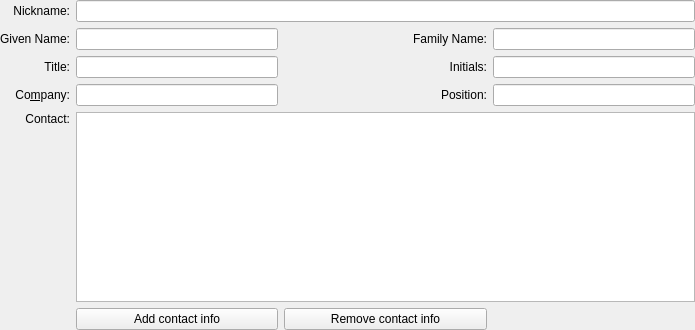
<?xml version="1.0" encoding="UTF-8"?>
<ui version="4.0">
 <author>
    SPDX-FileCopyrightText: none
    SPDX-License-Identifier: GPL-3.0-or-later
  </author>
 <class>KoConfigAuthorPage</class>
 <widget class="QWidget" name="KoConfigAuthorPage">
  <property name="geometry">
   <rect>
    <x>0</x>
    <y>0</y>
    <width>695</width>
    <height>330</height>
   </rect>
  </property>
  <layout class="QGridLayout" name="gridLayout">
   <property name="leftMargin">
    <number>0</number>
   </property>
   <property name="topMargin">
    <number>0</number>
   </property>
   <property name="rightMargin">
    <number>0</number>
   </property>
   <property name="bottomMargin">
    <number>0</number>
   </property>
   <item row="2" column="3">
    <widget class="QLineEdit" name="leInitials">
     <property name="sizePolicy">
      <sizepolicy hsizetype="Expanding" vsizetype="Fixed">
       <horstretch>1</horstretch>
       <verstretch>0</verstretch>
      </sizepolicy>
     </property>
    </widget>
   </item>
   <item row="3" column="1">
    <widget class="QLineEdit" name="leCompany"/>
   </item>
   <item row="2" column="2">
    <widget class="QLabel" name="lblInitialsDesc">
     <property name="text">
      <string>Initials:</string>
     </property>
     <property name="alignment">
      <set>Qt::AlignRight|Qt::AlignTrailing|Qt::AlignVCenter</set>
     </property>
     <property name="buddy">
      <cstring>leInitials</cstring>
     </property>
    </widget>
   </item>
   <item row="3" column="2">
    <widget class="QLabel" name="lblPositionDesc">
     <property name="text">
      <string comment="Job Position">Position:</string>
     </property>
     <property name="alignment">
      <set>Qt::AlignRight|Qt::AlignTrailing|Qt::AlignVCenter</set>
     </property>
     <property name="buddy">
      <cstring>lePosition</cstring>
     </property>
    </widget>
   </item>
   <item row="1" column="3">
    <widget class="QLineEdit" name="leLastName"/>
   </item>
   <item row="1" column="1">
    <widget class="QLineEdit" name="leFirstName"/>
   </item>
   <item row="1" column="0">
    <widget class="QLabel" name="lblFirst">
     <property name="text">
      <string>Given Name:</string>
     </property>
     <property name="alignment">
      <set>Qt::AlignRight|Qt::AlignTrailing|Qt::AlignVCenter</set>
     </property>
    </widget>
   </item>
   <item row="3" column="3">
    <widget class="QLineEdit" name="lePosition"/>
   </item>
   <item row="0" column="1" colspan="3">
    <widget class="QLineEdit" name="leNickName">
     <property name="sizePolicy">
      <sizepolicy hsizetype="Expanding" vsizetype="Fixed">
       <horstretch>1</horstretch>
       <verstretch>0</verstretch>
      </sizepolicy>
     </property>
    </widget>
   </item>
   <item row="2" column="0">
    <widget class="QLabel" name="lblTitleDesc">
     <property name="text">
      <string comment="Contact title">Title:</string>
     </property>
     <property name="alignment">
      <set>Qt::AlignRight|Qt::AlignTrailing|Qt::AlignVCenter</set>
     </property>
     <property name="buddy">
      <cstring>leTitle</cstring>
     </property>
    </widget>
   </item>
   <item row="2" column="1">
    <widget class="QLineEdit" name="leTitle"/>
   </item>
   <item row="0" column="0">
    <widget class="QLabel" name="fullNameLabel">
     <property name="text">
      <string>Nickname:</string>
     </property>
     <property name="alignment">
      <set>Qt::AlignRight|Qt::AlignTrailing|Qt::AlignVCenter</set>
     </property>
    </widget>
   </item>
   <item row="3" column="0">
    <widget class="QLabel" name="lblCompanyDesc">
     <property name="text">
      <string>Co&amp;mpany:</string>
     </property>
     <property name="alignment">
      <set>Qt::AlignRight|Qt::AlignTrailing|Qt::AlignVCenter</set>
     </property>
     <property name="buddy">
      <cstring>leCompany</cstring>
     </property>
    </widget>
   </item>
   <item row="1" column="2">
    <widget class="QLabel" name="LabelFamily">
     <property name="text">
      <string>Family Name:</string>
     </property>
     <property name="alignment">
      <set>Qt::AlignRight|Qt::AlignTrailing|Qt::AlignVCenter</set>
     </property>
    </widget>
   </item>
   <item row="5" column="1">
    <widget class="QPushButton" name="btnAdd">
     <property name="text">
      <string>Add contact info</string>
     </property>
    </widget>
   </item>
   <item row="5" column="2">
    <widget class="QPushButton" name="btnRemove">
     <property name="text">
      <string>Remove contact info</string>
     </property>
    </widget>
   </item>
   <item row="4" column="0">
    <widget class="QLabel" name="label">
     <property name="text">
      <string>Contact:</string>
     </property>
     <property name="alignment">
      <set>Qt::AlignRight|Qt::AlignTop|Qt::AlignTrailing</set>
     </property>
    </widget>
   </item>
   <item row="4" column="1" colspan="3">
    <widget class="QTableView" name="tblContactInfo">
     <property name="dragDropOverwriteMode">
      <bool>false</bool>
     </property>
     <property name="cornerButtonEnabled">
      <bool>false</bool>
     </property>
     <attribute name="horizontalHeaderStretchLastSection">
      <bool>true</bool>
     </attribute>
     <attribute name="verticalHeaderVisible">
      <bool>false</bool>
     </attribute>
     <attribute name="verticalHeaderStretchLastSection">
      <bool>false</bool>
     </attribute>
    </widget>
   </item>
   <item row="6" column="0" colspan="4">
    <spacer>
     <property name="orientation">
      <enum>Qt::Vertical</enum>
     </property>
     <property name="sizeHint" stdset="0">
      <size>
       <width>20</width>
       <height>0</height>
      </size>
     </property>
    </spacer>
   </item>
  </layout>
 </widget>
 <tabstops>
  <tabstop>leNickName</tabstop>
  <tabstop>leFirstName</tabstop>
  <tabstop>leLastName</tabstop>
  <tabstop>leTitle</tabstop>
  <tabstop>leInitials</tabstop>
  <tabstop>leCompany</tabstop>
  <tabstop>lePosition</tabstop>
  <tabstop>tblContactInfo</tabstop>
  <tabstop>btnAdd</tabstop>
  <tabstop>btnRemove</tabstop>
 </tabstops>
 <resources/>
 <connections/>
</ui>
